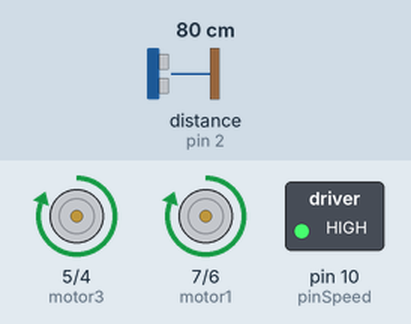
A sketch run on a simulated Arduino Uno, built with avr-gcc and run on an emulated ATmega328P. Shown: motor-driver pin pairs drawn as motors (green arrow = first pin HIGH = forward, orange = second pin HIGH = backward, longer = more drive), switched loads named in the sketch (green lamp = pin HIGH). Wiring (inferred from the names in the program): ultrasonic range finder: trigger pin 3; echo pin 2. The test bench sets the inputs (shaded band); at power-on: distance to the obstacle (sensor on pin 2) 80 cm. The echo pulse lasts 58.3 µs per cm; pins used as bus, display or sensor lines are not drawn.

Above: at 1.2 s.
1.3 s: distance to the obstacle (sensor on pin 2) set to 23 cm
2.8 s: distance to the obstacle (sensor on pin 2) set to 19 cm
At 2.95 s:
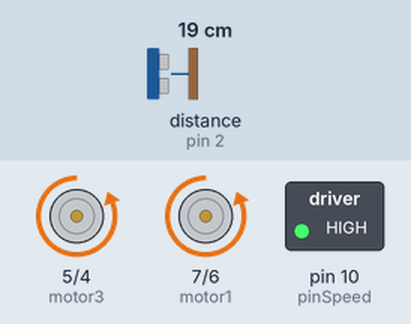
5.8 s: distance to the obstacle (sensor on pin 2) set to 35 cm
At 7.0 s:
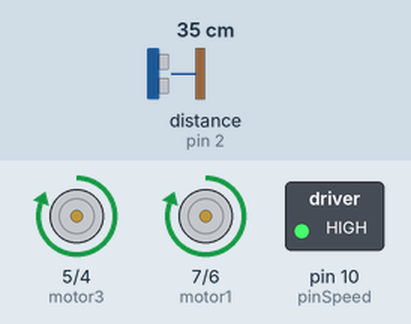
7.3 s: distance to the obstacle (sensor on pin 2) set to 2 cm
At 7.75 s:
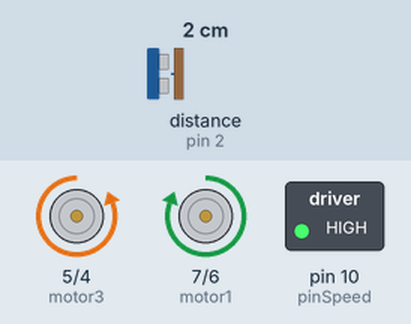
Timing chart, 0 to 11.3 s (numbered marks = the images above; inputs shaded):
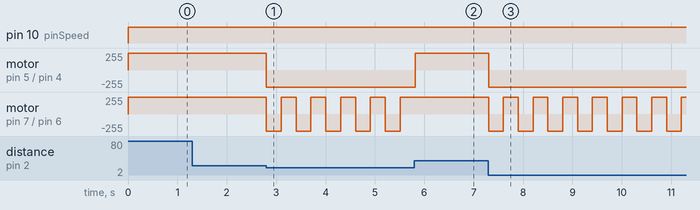

The sketch:

Robot_Avoider.ino
```cpp
const int motor1 = 7;
const int motor2 = 6;
const int motor3 = 5;
const int motor4 = 4;
const int pinT = 3;
const int pinE = 2;
const int pinSpeed = 10;
int Speed, durasi, jarak;

void setup() {
  pinMode(motor1, OUTPUT);
  pinMode(motor2, OUTPUT);
  pinMode(motor3, OUTPUT);
  pinMode(motor4, OUTPUT);
  pinMode(pinT, OUTPUT);
  pinMode(pinE, INPUT);
  pinMode(pinSpeed, OUTPUT);
}

void loop() {
  //Motor DC
  Speed = constrain(Speed, 0, 255);
  Speed = 255;
  analogWrite(pinSpeed, Speed);

  //Sensor Ultrasonik (inisiasi)
  digitalWrite(pinT, HIGH);
  delayMicroseconds(10);
  digitalWrite(pinT, LOW);

  //Data pantulan gelombang
  durasi = pulseIn(pinE, HIGH);
  jarak = ((durasi * 0.034) / 2);

  //Setting up gerakan
  if (jarak >= 20){
    digitalWrite(motor1, HIGH);
    digitalWrite(motor2, LOW);
    digitalWrite(motor3, HIGH);
    digitalWrite(motor4, LOW);
  }
  else if (jarak < 20){
    digitalWrite(motor1, LOW);
    digitalWrite(motor2, HIGH);
    digitalWrite(motor3, LOW);
    digitalWrite(motor4, HIGH);
    delay(300);
    digitalWrite(motor1, HIGH);
    digitalWrite(motor2, LOW);
    digitalWrite(motor3, LOW);
    digitalWrite(motor4, HIGH);
    delay(300);
  }
}
```

Measured:
- the behaviour switches between 21 and 20 cm on distance to the obstacle (sensor on pin 2) (found by bisection; images 0 and 1)
- after the input at 1.3 s, every drawn part: stays the same
- after the input at 2.8 s, motor on pin 5 (motor3) / pin 4 (motor4): forward 255/255 → backward 255/255 at once; motor on pin 7 (motor1) / pin 6 (motor2): alternates forward 255/255 for 0.30 s and backward 255/255 for 0.30 s, starting at once
- after the input at 5.8 s, motor on pin 5 (motor3) / pin 4 (motor4): backward 255/255 → forward 255/255 at once; motor on pin 7 (motor1) / pin 6 (motor2): stops changing and stays forward 255/255
- after the input at 7.3 s, motor on pin 5 (motor3) / pin 4 (motor4): forward 255/255 → backward 255/255 at once; motor on pin 7 (motor1) / pin 6 (motor2): alternates forward 255/255 for 0.30 s and backward 255/255 for 0.30 s, starting at once
